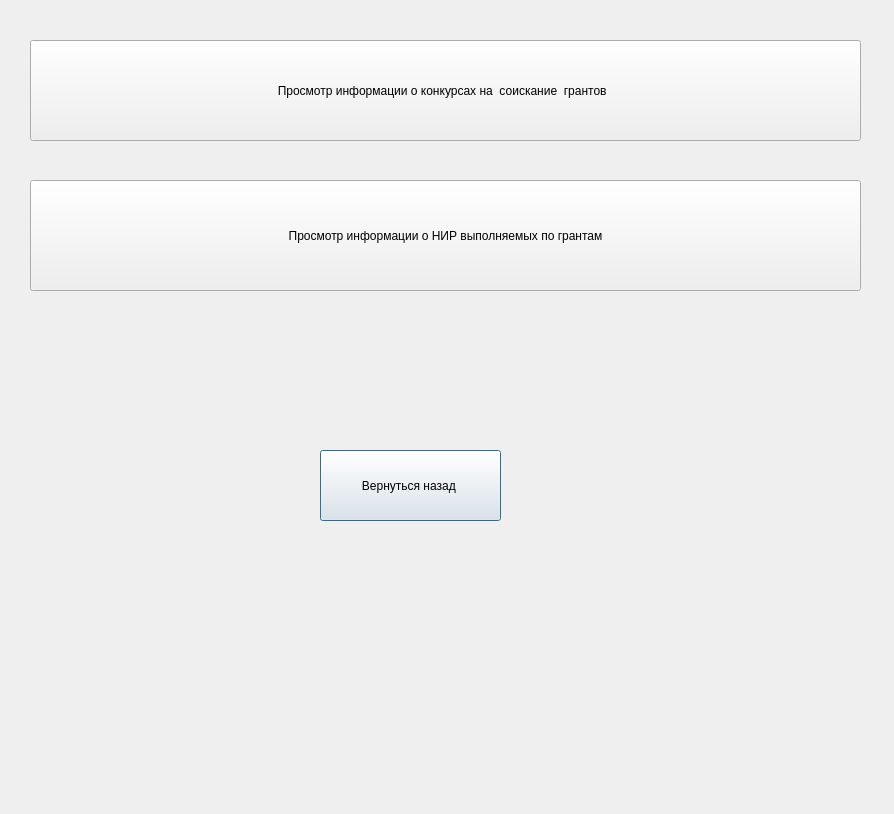
<?xml version="1.0" encoding="UTF-8"?>
<ui version="4.0">
 <class>Dialog</class>
 <widget class="QDialog" name="Dialog">
  <property name="geometry">
   <rect>
    <x>0</x>
    <y>0</y>
    <width>894</width>
    <height>814</height>
   </rect>
  </property>
  <property name="windowTitle">
   <string>Dialog</string>
  </property>
  <widget class="QPushButton" name="pushButton6">
   <property name="geometry">
    <rect>
     <x>320</x>
     <y>450</y>
     <width>181</width>
     <height>71</height>
    </rect>
   </property>
   <property name="text">
    <string>Вернуться назад </string>
   </property>
  </widget>
  <widget class="QPushButton" name="pushButton4">
   <property name="geometry">
    <rect>
     <x>30</x>
     <y>40</y>
     <width>831</width>
     <height>101</height>
    </rect>
   </property>
   <property name="text">
    <string>Просмотр информации о конкурсах на  соискание  грантов  </string>
   </property>
  </widget>
  <widget class="QPushButton" name="pushButton8">
   <property name="geometry">
    <rect>
     <x>30</x>
     <y>180</y>
     <width>831</width>
     <height>111</height>
    </rect>
   </property>
   <property name="text">
    <string>Просмотр информации о НИР выполняемых по грантам</string>
   </property>
  </widget>
 </widget>
 <resources/>
 <connections/>
</ui>
